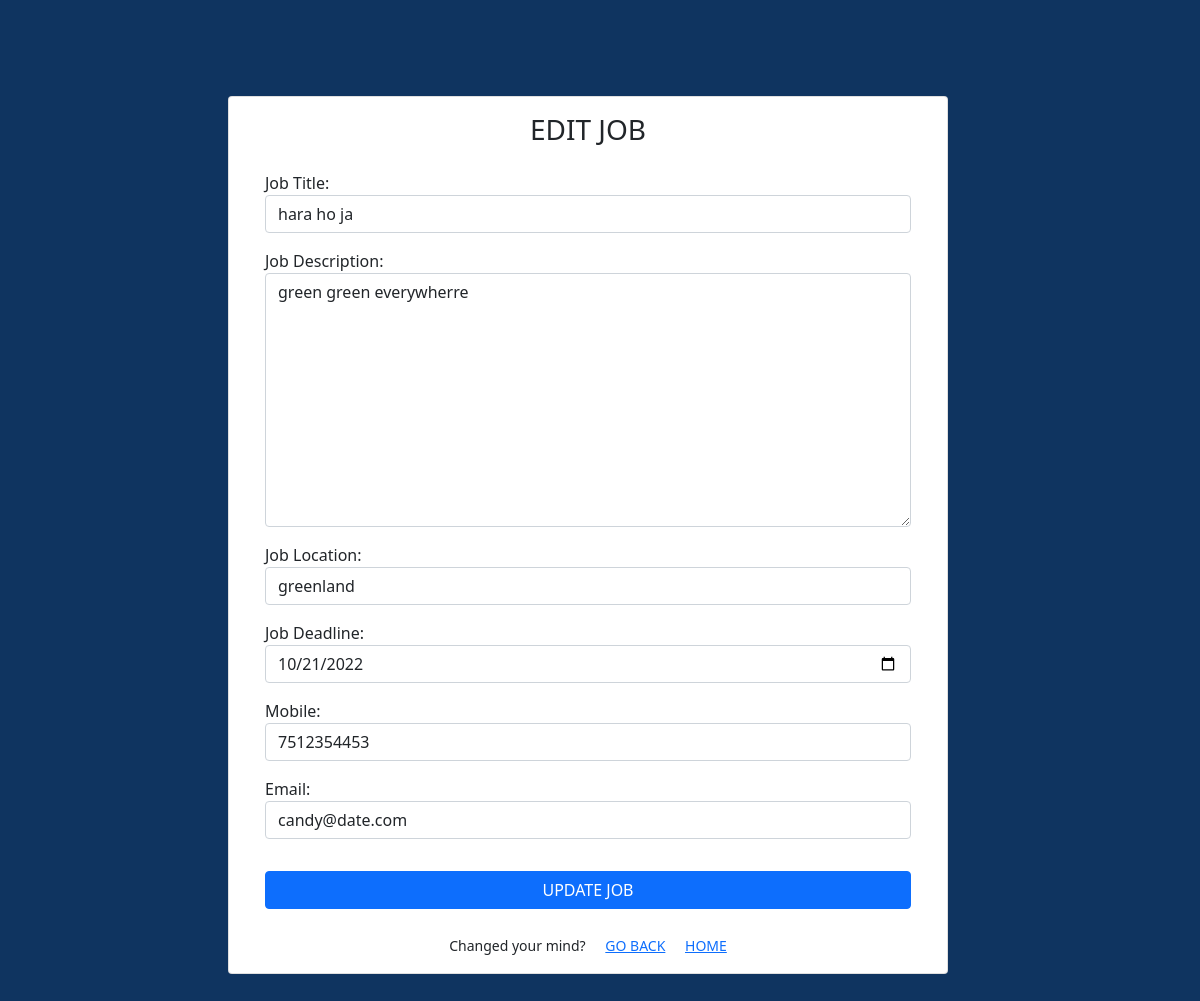
The app's page /editjob/16/16 (signed in) with its own data.
### board/models.py (models this page shows, shortened)
class Job(models.Model):
    title = models.CharField(max_length=250)
    description = models.TextField(max_length=500)
    location = models.CharField(max_length=250)
    deadline = models.DateField()
    mobile = models.CharField(max_length=10)
    email = models.EmailField()
    is_archieved = models.BooleanField(default=False)
    people = models.ManyToManyField(get_user_model())
    order = models.IntegerField(default=0, blank=True)

### board/views.py (the view)
# urls.py: path('editjob/<int:id>/<int:jobid>', views.edit_job, name='edit_job'),
def edit_job(req, id, jobid):
    user_group = Group.objects.get(name = 'Terraformers')
    if req.user.is_authenticated and user_group == req.user.groups.all()[0]:
        if req.method == 'POST':
            job = Job.objects.get(pk=jobid)
            fm = JobCreationForm(req.POST, instance=job)
            if fm.is_valid():
                messages.success(req, "Job updated successfully!")
                fm.save()
                return HttpResponseRedirect('/dashboard/%i' % id)
        else:
            job = Job.objects.get(pk=jobid)
            fm = JobCreationForm(instance=job)
            return render(req, "edit_job.html", {'group': id, 'form': fm})
    else:
        messages.warning(req, "You are not authorized to edit a job")
        return HttpResponseRedirect('/')

### board/forms.py
class JobCreationForm(forms.ModelForm):
    class Meta:
        model = Job
        fields = ['title', 'description', 'location', 'deadline', 'mobile', 'email']
        labels = {
            'title': 'Job Title',
            'description': 'Job Description',
            'location': 'Job Location',
            'deadline': 'Job Deadline',
            'mobile': 'Mobile',
            'email': 'Email',
        }
        widgets = {
            'title': forms.TextInput(attrs={'class': 'form-control'}),
            'description': forms.Textarea(attrs={'class': 'form-control'}),
            'location': forms.TextInput(attrs={'class': 'form-control'}),
            'deadline': forms.DateInput(attrs={'class': 'form-control', 'type': 'date'}),
            'mobile': forms.TextInput(attrs={'class': 'form-control'}),
            'email': forms.EmailInput(attrs={'class': 'form-control', 'type': 'email'}),
        }

### board/templates/edit_job.html (shortened to what this page needs)
{% extends 'base.html' %}
{% load static %}
{% block content %}
<div class="row">
    <div class="card my-5" style="width: 45rem">
        <div class="mx-4 mt-3">
            <h3 class="text-center">EDIT JOB</h3>
        </div>
        <form action="" method="POST">
            <div class = "mx-4 mt-3">
                {% for fm in form %}
                <div class="form-group">
                    <div class="mt-3">
                        {{fm.label_tag}} {{fm}} <small class="text-danger">{{fm.errors|striptags}}</small>
                    </div>
                </div>
                {% endfor %}
                <div class="d-grid gap-2 mt-3">
                    <input type="submit" class="mt-3 btn btn-primary custom-bg" value="UPDATE JOB">
                </div>
                <div class="mx-4 mt-4 mb-3 text-center">
                    <small>Changed your mind? <a href="{%url 'dashboard' group %}" class="link ms-3">GO BACK</a> </small>
                    <small class = "ms-3"><a href="{%url 'home' %}" class="link">HOME</a></small>
                </div>
            </div>
        </form>
    </div>
</div>
{% endblock content %}

### board/static/css/core.css (style rules this page uses)
.main_bg { background: #0F3460; display: flex; justify-content: center; align-items: center; }

### records on screen
Job: form "hara ho ja" "green green everywherre" "greenland" "10/21/2022" "7512354453" "candy@date.com"

### other values on screen
{{ fm.label_tag }} "Job Title:" "Job Description:" "Job Location:" "Job Deadline:" "Mobile:" "Email:"
